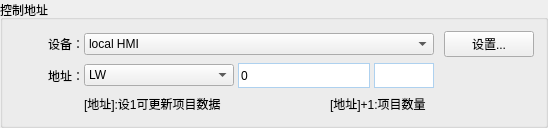
           <widget class="QGroupBox" name="ControlAddrGroupBox">
            <property name="geometry">
             <rect>
              <x>10</x>
              <y>338</y>
              <width>541</width>
              <height>121</height>
             </rect>
            </property>
            <property name="title">
             <string>控制地址</string>
            </property>
            <layout class="QVBoxLayout" name="verticalLayout_36">
             <item>
              <layout class="QHBoxLayout" name="horizontalLayout_63">
               <property name="spacing">
                <number>0</number>
               </property>
               <item>
                <widget class="QLabel" name="label_62">
                 <property name="minimumSize">
                  <size>
                   <width>70</width>
                   <height>0</height>
                  </size>
                 </property>
                 <property name="text">
                  <string>设备：</string>
                 </property>
                 <property name="alignment">
                  <set>Qt::AlignRight|Qt::AlignTrailing|Qt::AlignVCenter</set>
                 </property>
                </widget>
               </item>
               <item>
                <widget class="QComboBox" name="ControlAddrDevCombox">
                 <property name="minimumSize">
                  <size>
                   <width>350</width>
                   <height>0</height>
                  </size>
                 </property>
                 <property name="maximumSize">
                  <size>
                   <width>350</width>
                   <height>16777215</height>
                  </size>
                 </property>
                 <item>
                  <property name="text">
                   <string>local HMI</string>
                  </property>
                 </item>
                </widget>
               </item>
               <item>
                <spacer name="horizontalSpacer_100">
                 <property name="orientation">
                  <enum>Qt::Horizontal</enum>
                 </property>
                 <property name="sizeType">
                  <enum>QSizePolicy::Fixed</enum>
                 </property>
                 <property name="sizeHint" stdset="0">
                  <size>
                   <width>10</width>
                   <height>20</height>
                  </size>
                 </property>
                </spacer>
               </item>
               <item>
                <widget class="QPushButton" name="ControlAddrSetBtn">
                 <property name="minimumSize">
                  <size>
                   <width>90</width>
                   <height>0</height>
                  </size>
                 </property>
                 <property name="maximumSize">
                  <size>
                   <width>90</width>
                   <height>16777215</height>
                  </size>
                 </property>
                 <property name="text">
                  <string>设置...</string>
                 </property>
                </widget>
               </item>
              </layout>
             </item>
             <item>
              <layout class="QHBoxLayout" name="horizontalLayout_65">
               <property name="spacing">
                <number>0</number>
               </property>
               <item>
                <widget class="QLabel" name="label_63">
                 <property name="minimumSize">
                  <size>
                   <width>70</width>
                   <height>0</height>
                  </size>
                 </property>
                 <property name="text">
                  <string>地址：</string>
                 </property>
                 <property name="alignment">
                  <set>Qt::AlignRight|Qt::AlignTrailing|Qt::AlignVCenter</set>
                 </property>
                </widget>
               </item>
               <item>
                <widget class="QComboBox" name="ControlAddrCombox">
                 <property name="minimumSize">
                  <size>
                   <width>150</width>
                   <height>0</height>
                  </size>
                 </property>
                 <item>
                  <property name="text">
                   <string>LW</string>
                  </property>
                 </item>
                </widget>
               </item>
               <item>
                <spacer name="horizontalSpacer_106">
                 <property name="orientation">
                  <enum>Qt::Horizontal</enum>
                 </property>
                 <property name="sizeType">
                  <enum>QSizePolicy::Fixed</enum>
                 </property>
                 <property name="sizeHint" stdset="0">
                  <size>
                   <width>4</width>
                   <height>20</height>
                  </size>
                 </property>
                </spacer>
               </item>
               <item>
                <widget class="QLineEdit" name="lineEdit_60">
                 <property name="minimumSize">
                  <size>
                   <width>0</width>
                   <height>25</height>
                  </size>
                 </property>
                 <property name="maximumSize">
                  <size>
                   <width>16777215</width>
                   <height>25</height>
                  </size>
                 </property>
                 <property name="styleSheet">
                  <string notr="true">
border:1px solid rgba(174,209,239,1);</string>
                 </property>
                 <property name="text">
                  <string>0</string>
                 </property>
                </widget>
               </item>
               <item>
                <spacer name="horizontalSpacer_107">
                 <property name="orientation">
                  <enum>Qt::Horizontal</enum>
                 </property>
                 <property name="sizeType">
                  <enum>QSizePolicy::Fixed</enum>
                 </property>
                 <property name="sizeHint" stdset="0">
                  <size>
                   <width>4</width>
                   <height>20</height>
                  </size>
                 </property>
                </spacer>
               </item>
               <item>
                <widget class="QLineEdit" name="lineEdit_61">
                 <property name="minimumSize">
                  <size>
                   <width>60</width>
                   <height>25</height>
                  </size>
                 </property>
                 <property name="maximumSize">
                  <size>
                   <width>60</width>
                   <height>25</height>
                  </size>
                 </property>
                 <property name="styleSheet">
                  <string notr="true">
border:1px solid rgba(174,209,239,1);</string>
                 </property>
                </widget>
               </item>
               <item>
                <spacer name="horizontalSpacer_99">
                 <property name="orientation">
                  <enum>Qt::Horizontal</enum>
                 </property>
                 <property name="sizeType">
                  <enum>QSizePolicy::Minimum</enum>
                 </property>
                 <property name="sizeHint" stdset="0">
                  <size>
                   <width>100</width>
                   <height>20</height>
                  </size>
                 </property>
                </spacer>
               </item>
              </layout>
             </item>
             <item>
              <layout class="QHBoxLayout" name="horizontalLayout_64">
               <property name="spacing">
                <number>0</number>
               </property>
               <item>
                <spacer name="horizontalSpacer_101">
                 <property name="orientation">
                  <enum>Qt::Horizontal</enum>
                 </property>
                 <property name="sizeType">
                  <enum>QSizePolicy::Fixed</enum>
                 </property>
                 <property name="sizeHint" stdset="0">
                  <size>
                   <width>70</width>
                   <height>20</height>
                  </size>
                 </property>
                </spacer>
               </item>
               <item>
                <widget class="QLabel" name="label_64">
                 <property name="styleSheet">
                  <string notr="true"/>
                 </property>
                 <property name="text">
                  <string>[地址]:设1可更新项目数据</string>
                 </property>
                </widget>
               </item>
               <item>
                <spacer name="horizontalSpacer_102">
                 <property name="orientation">
                  <enum>Qt::Horizontal</enum>
                 </property>
                 <property name="sizeHint" stdset="0">
                  <size>
                   <width>40</width>
                   <height>20</height>
                  </size>
                 </property>
                </spacer>
               </item>
               <item>
                <widget class="QLabel" name="label_65">
                 <property name="text">
                  <string>[地址]+1:项目数量</string>
                 </property>
                </widget>
               </item>
               <item>
                <spacer name="horizontalSpacer_103">
                 <property name="orientation">
                  <enum>Qt::Horizontal</enum>
                 </property>
                 <property name="sizeHint" stdset="0">
                  <size>
                   <width>40</width>
                   <height>20</height>
                  </size>
                 </property>
                </spacer>
               </item>
              </layout>
             </item>
            </layout>
           </widget>
